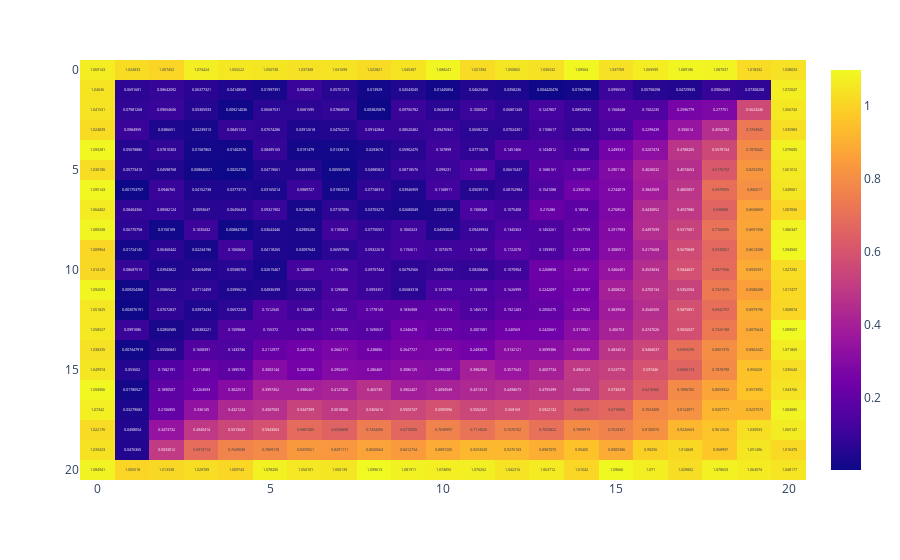
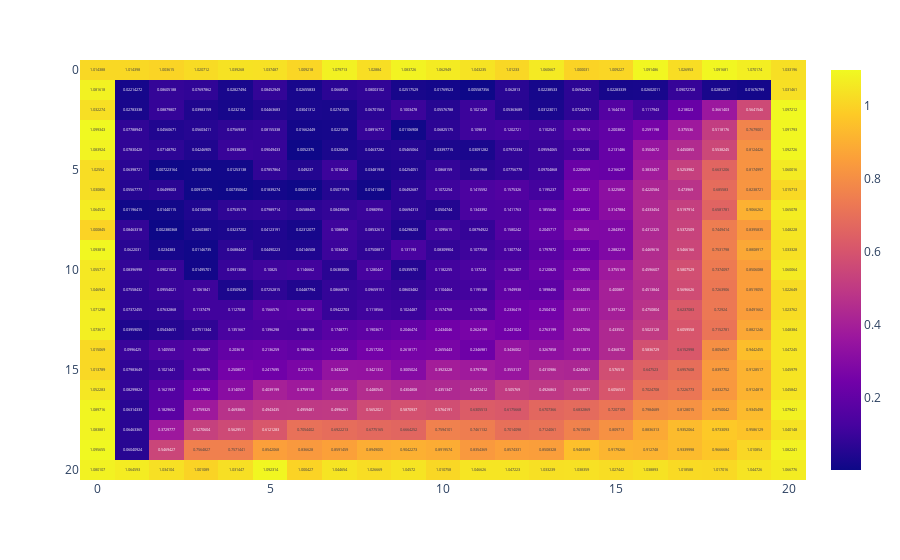
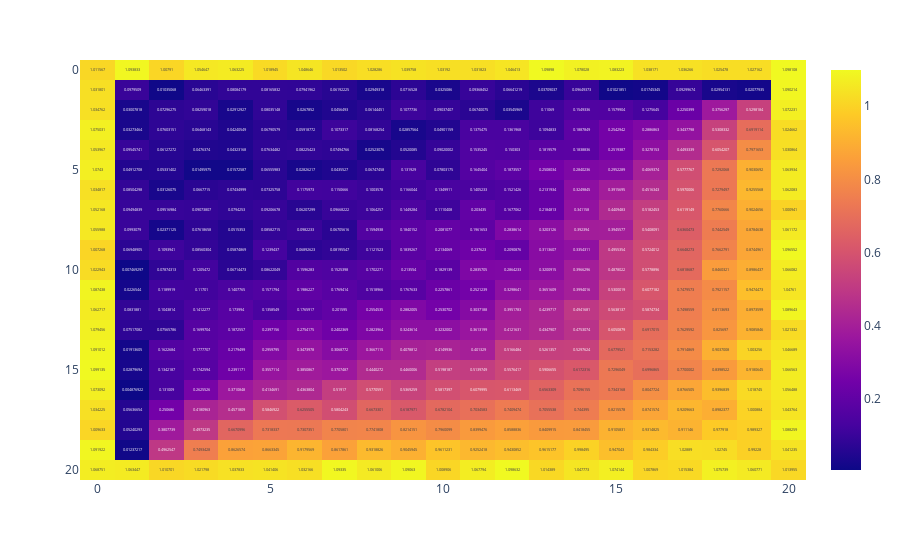
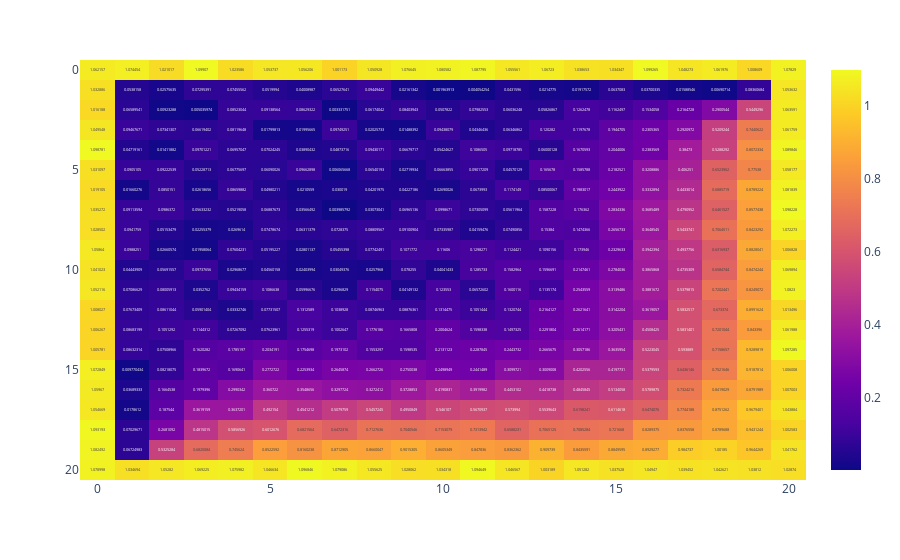

Notebook code cell kept with these figures, in order:
### Code cell
for iN in range(NN):
    # generate the noise values
    r_x = domainalp[iN] * dt/(pow(dx, 2))
    r_y = domainalp[iN] * dt/(pow(dy, 2))
    fo = r_x + r_y

    # what does this condition mean? no convergence?
    if fo > 0.5000:
        raise Exception("Numerical stability requires Fo <= 1/2")
        exit()

    # we create a matrix of values
    nx = (int) (L / dx + 1)
    ny = (int) (H / dx + 1)

    grid = np.empty((nx, ny))

    # find center
    ic = (int) ((nx - 1) / 2) # no plus one, index starts at 0
    jc = (int) ((ny - 1) / 2)

    # set boundary conditions
    T = np.zeros((nx, ny))

    # column 0
    T[:,0] = 1

    # column ny - 1
    T[:, ny-1] = 1

    # row 0
    T[0, :] = 1

    # row nx - 1
    T[nx - 1, :] = 1

    # I had difficulty telling what this step does?? are they not 0 and 1?)
    Tmin = np.min(np.min(T)) 
    Tmax = np.max(np.max(T)) 
    
    # iterative component
    n = 0 # index

    # nmax = (int) (tmax/dt)
    nmax = 1000

    CenterT = [] # center temperature
    AveT = []
    SaveIndex = 0
    iSave = 0
    bSaveImage = 0

    while n < nmax:
            n = n + 1
            SaveIndex = SaveIndex + 1

            T_n = T

            # define temperature values
            for j in range(2, nx - 1):
                for i in range(2, nx - 1):
                     T[j][i]= T_n[j][i] + r_x*(T_n[j][i+1]-2*T_n[j][i]+T_n[j][i-1]) + r_y*(T_n[j+1][i]-2*T_n[j][i]+T_n[j-1][i])

            a = T.shape
            NoiseT = T + 0.1 * np.random.rand(a[0], a[1])

    fig = px.imshow(NoiseT, text_auto=True, aspect="auto")
    fig.show()

### Figure 1 — Plotly figure (JSON) as saved in the notebook; plotly's stock layout.template omitted (floating-point values rounded to 4 significant figures; data arrays with more than 128 entries replaced by an {"elided": "..."} marker saying what was removed)
{"data": [{"coloraxis": "coloraxis", "hovertemplate": "x: %{x}<br>y: %{y}<br>color: %{z}<extra></extra>", "name": "0", "texttemplate": "%{z}", "type": "heatmap", "xaxis": "x", "yaxis": "y", "z": {"elided": "21x21 float values"}}], "layout": {"coloraxis": {"colorscale": [[0, "#0d0887"], [0.1111, "#46039f"], [0.2222, "#7201a8"], [0.3333, "#9c179e"], [0.4444, "#bd3786"], [0.5556, "#d8576b"], [0.6667, "#ed7953"], [0.7778, "#fb9f3a"], [0.8889, "#fdca26"], [1, "#f0f921"]]}, "margin": {"t": 60}, "xaxis": {"anchor": "y", "domain": [0, 1]}, "yaxis": {"anchor": "x", "autorange": "reversed", "domain": [0, 1]}}}

### Figure 2 — Plotly figure (JSON) as saved in the notebook; plotly's stock layout.template omitted (floating-point values rounded to 4 significant figures; data arrays with more than 128 entries replaced by an {"elided": "..."} marker saying what was removed)
{"data": [{"coloraxis": "coloraxis", "hovertemplate": "x: %{x}<br>y: %{y}<br>color: %{z}<extra></extra>", "name": "0", "texttemplate": "%{z}", "type": "heatmap", "xaxis": "x", "yaxis": "y", "z": {"elided": "21x21 float values"}}], "layout": {"coloraxis": {"colorscale": [[0, "#0d0887"], [0.1111, "#46039f"], [0.2222, "#7201a8"], [0.3333, "#9c179e"], [0.4444, "#bd3786"], [0.5556, "#d8576b"], [0.6667, "#ed7953"], [0.7778, "#fb9f3a"], [0.8889, "#fdca26"], [1, "#f0f921"]]}, "margin": {"t": 60}, "xaxis": {"anchor": "y", "domain": [0, 1]}, "yaxis": {"anchor": "x", "autorange": "reversed", "domain": [0, 1]}}}

### Figure 3 — Plotly figure (JSON) as saved in the notebook; plotly's stock layout.template omitted (floating-point values rounded to 4 significant figures; data arrays with more than 128 entries replaced by an {"elided": "..."} marker saying what was removed)
{"data": [{"coloraxis": "coloraxis", "hovertemplate": "x: %{x}<br>y: %{y}<br>color: %{z}<extra></extra>", "name": "0", "texttemplate": "%{z}", "type": "heatmap", "xaxis": "x", "yaxis": "y", "z": {"elided": "21x21 float values"}}], "layout": {"coloraxis": {"colorscale": [[0, "#0d0887"], [0.1111, "#46039f"], [0.2222, "#7201a8"], [0.3333, "#9c179e"], [0.4444, "#bd3786"], [0.5556, "#d8576b"], [0.6667, "#ed7953"], [0.7778, "#fb9f3a"], [0.8889, "#fdca26"], [1, "#f0f921"]]}, "margin": {"t": 60}, "xaxis": {"anchor": "y", "domain": [0, 1]}, "yaxis": {"anchor": "x", "autorange": "reversed", "domain": [0, 1]}}}

### Figure 4 — Plotly figure (JSON) as saved in the notebook; plotly's stock layout.template omitted (floating-point values rounded to 4 significant figures; data arrays with more than 128 entries replaced by an {"elided": "..."} marker saying what was removed)
{"data": [{"coloraxis": "coloraxis", "hovertemplate": "x: %{x}<br>y: %{y}<br>color: %{z}<extra></extra>", "name": "0", "texttemplate": "%{z}", "type": "heatmap", "xaxis": "x", "yaxis": "y", "z": {"elided": "21x21 float values"}}], "layout": {"coloraxis": {"colorscale": [[0, "#0d0887"], [0.1111, "#46039f"], [0.2222, "#7201a8"], [0.3333, "#9c179e"], [0.4444, "#bd3786"], [0.5556, "#d8576b"], [0.6667, "#ed7953"], [0.7778, "#fb9f3a"], [0.8889, "#fdca26"], [1, "#f0f921"]]}, "margin": {"t": 60}, "xaxis": {"anchor": "y", "domain": [0, 1]}, "yaxis": {"anchor": "x", "autorange": "reversed", "domain": [0, 1]}}}
